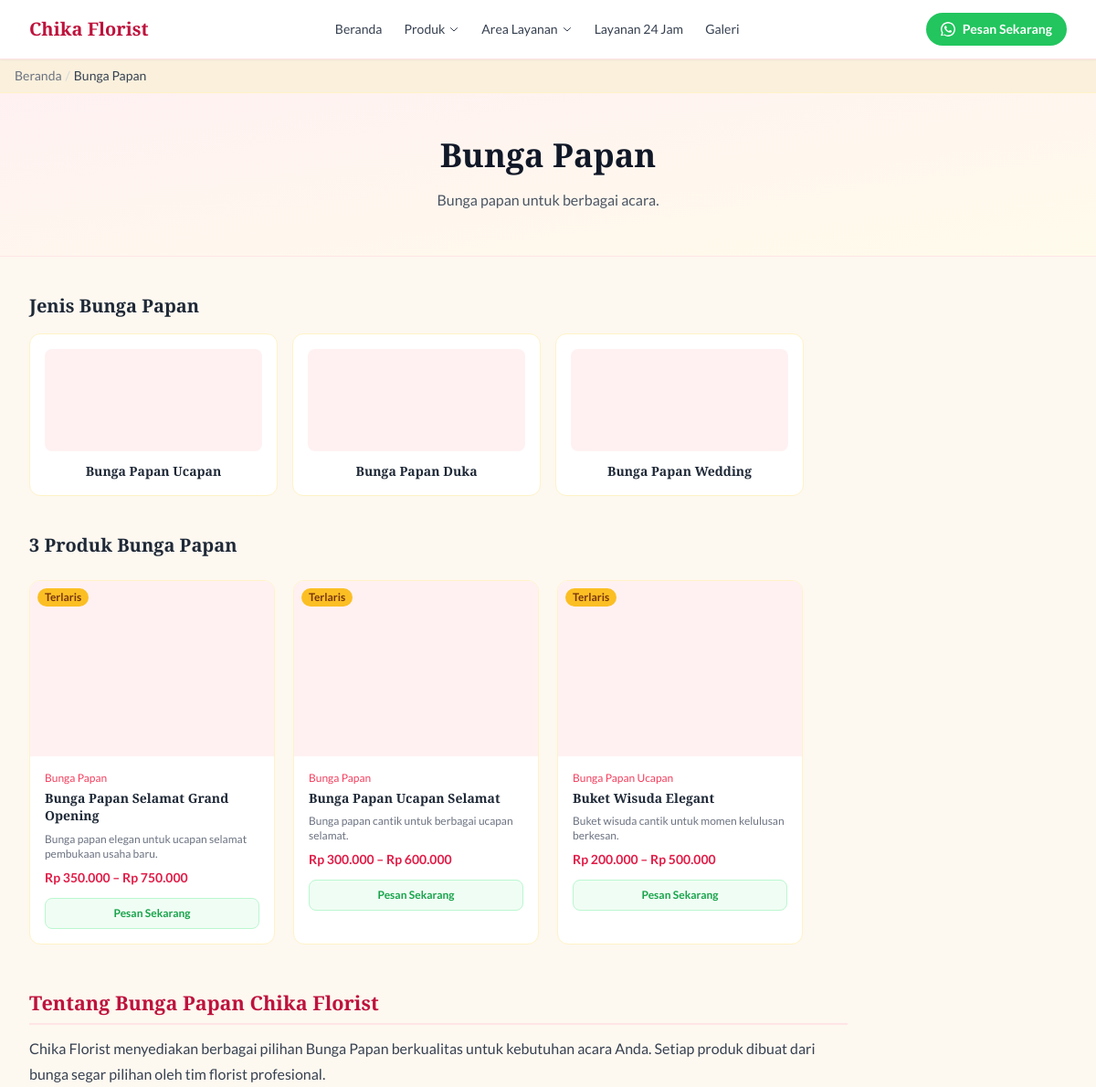
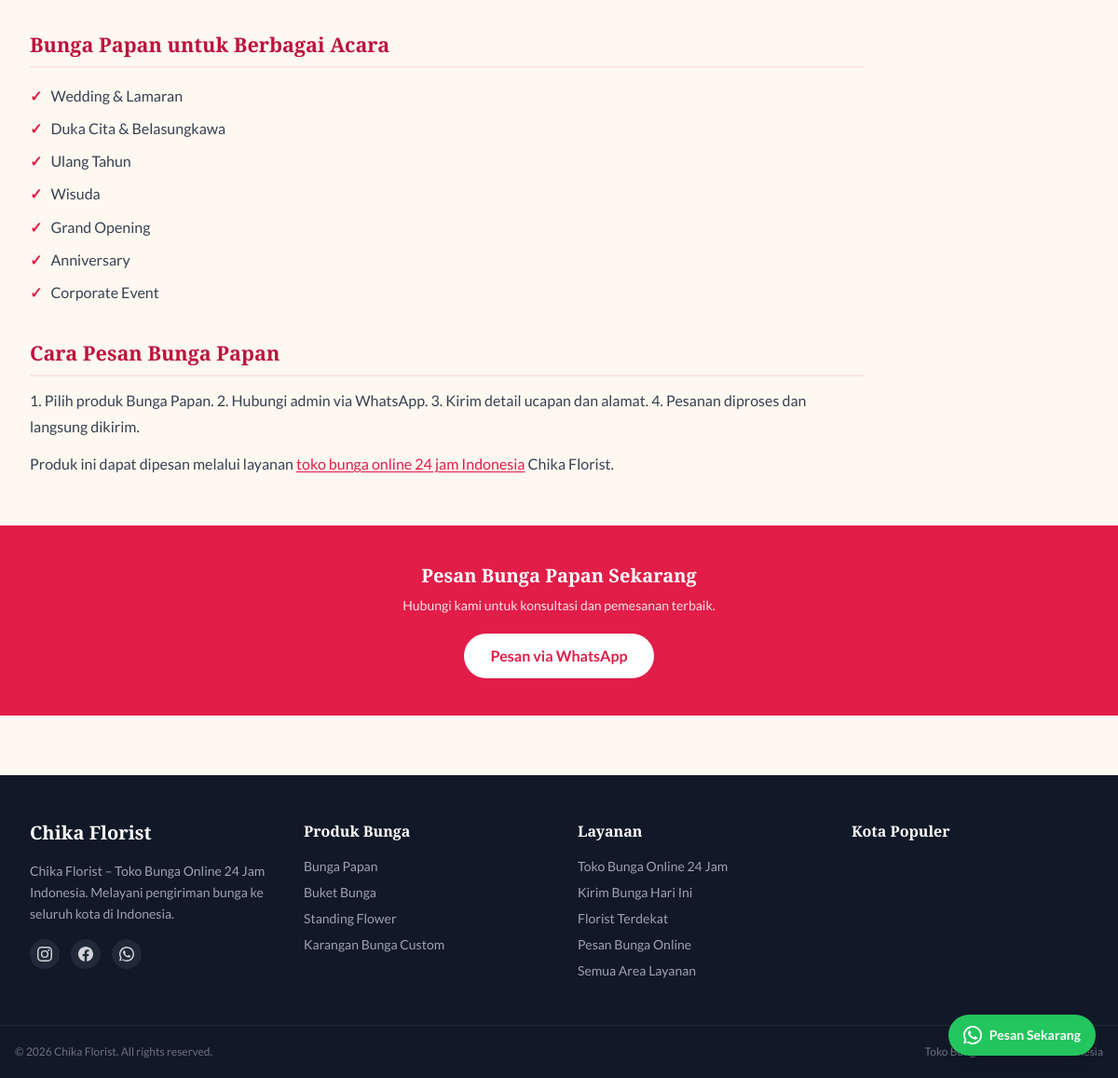
The app's page /bunga-papan with its own data (2 pictures, top to bottom).
### tables this page shows
CREATE TABLE categories (
    id INT AUTO_INCREMENT PRIMARY KEY,
    parent_id INT DEFAULT NULL,
    name VARCHAR(150) NOT NULL,
    slug VARCHAR(200) NOT NULL UNIQUE,
    description TEXT,
    image VARCHAR(255),
    meta_title VARCHAR(255),
    meta_desc TEXT,
    sort_order INT DEFAULT 0,
    is_active TINYINT(1) DEFAULT 1,
    created_at TIMESTAMP DEFAULT CURRENT_TIMESTAMP,
    updated_at TIMESTAMP DEFAULT CURRENT_TIMESTAMP ON UPDATE CURRENT_TIMESTAMP,
    FOREIGN KEY (parent_id) REFERENCES categories(id) ON DELETE SET NULL
);

CREATE TABLE products (
    id INT AUTO_INCREMENT PRIMARY KEY,
    category_id INT NOT NULL,
    name VARCHAR(255) NOT NULL,
    slug VARCHAR(300) NOT NULL UNIQUE,
    description TEXT,
    short_desc VARCHAR(500),
    price DECIMAL(12,2) DEFAULT 0,
    price_min DECIMAL(12,2) DEFAULT 0,
    price_max DECIMAL(12,2) DEFAULT 0,
    image VARCHAR(255),
    meta_title VARCHAR(255),
    meta_desc TEXT,
    sort_order INT DEFAULT 0,
    is_featured TINYINT(1) DEFAULT 0,
    is_active TINYINT(1) DEFAULT 1,
    created_at TIMESTAMP DEFAULT CURRENT_TIMESTAMP,
    updated_at TIMESTAMP DEFAULT CURRENT_TIMESTAMP ON UPDATE CURRENT_TIMESTAMP,
    FOREIGN KEY (category_id) REFERENCES categories(id) ON DELETE CASCADE
);

### includes/config.php (called while the page is built, shortened)
<?php
function getDB() {
    static $pdo = null;
    if ($pdo === null) {
        try {
            $dsn = "mysql:host=".DB_HOST.";dbname=".DB_NAME.";charset=".DB_CHARSET;
            $pdo = new PDO($dsn, DB_USER, DB_PASS, [
                PDO::ATTR_ERRMODE => PDO::ERRMODE_EXCEPTION,
                PDO::ATTR_DEFAULT_FETCH_MODE => PDO::FETCH_ASSOC,
                PDO::ATTR_EMULATE_PREPARES => false,
            ]);
        } catch (PDOException $e) {
            die('Koneksi database gagal.');
        }
    }
    return $pdo;
}
function getSetting($key, $default = '') {
    static $settings = null;
    if ($settings === null) {
        try {
            $settings = getDB()->query("SELECT setting_key, setting_value FROM settings")->fetchAll(PDO::FETCH_KEY_PAIR);
        } catch (Exception $e) { return $default; }
    }
    return $settings[$key] ?? $default;
}
function formatHarga($min, $max = 0) {
    if ($max > 0 && $max != $min)
        return 'Rp ' . number_format($min,0,',','.') . ' – Rp ' . number_format($max,0,',','.');
    return 'Rp ' . number_format($min,0,',','.');
}
function clean($input) {
    return htmlspecialchars(strip_tags(trim((string)$input)), ENT_QUOTES, 'UTF-8');
}
function waLink($message = '') {
    $number = getSetting('whatsapp_number', '628131241986');
    $text = $message ?: getSetting('whatsapp_text', 'Halo Chika Florist, saya ingin memesan bunga');
    return 'https://wa.me/' . $number . '?text=' . urlencode($text);
}
function getMainCategories() {
    return getDB()->query("SELECT * FROM categories WHERE parent_id IS NULL AND is_active=1 ORDER BY sort_order ASC")->fetchAll();
}
function getSubCategories($parent_id) {
    $stmt = getDB()->prepare("SELECT * FROM categories WHERE parent_id=? AND is_active=1 ORDER BY sort_order ASC");
    $stmt->execute([$parent_id]);
    return $stmt->fetchAll();
}

### pages/category.php (the view, shortened to what this page needs)
<?php
require_once __DIR__ . '/../includes/config.php';
$slug = $_GET['slug'] ?? '';
$pdo  = getDB();
$stmt = $pdo->prepare("SELECT * FROM categories WHERE slug=? AND is_active=1");
$stmt->execute([$slug]);
$category = $stmt->fetch();
$subCats = getSubCategories($category['id']);
$cat_ids = [$category['id']];
foreach ($subCats as $sc) $cat_ids[] = $sc['id'];
$placeholders = implode(',', array_fill(0, count($cat_ids), '?'));
$s3 = $pdo->prepare("SELECT p.*,c.name as cat_name,c.slug as cat_slug FROM products p JOIN categories c ON p.category_id=c.id WHERE p.category_id IN ($placeholders) AND p.is_active=1 ORDER BY p.is_featured DESC, p.sort_order ASC");
$s3->execute($cat_ids);
$products = $s3->fetchAll();
$nama = clean($category['name']);
$breadcrumbs = [['label'=>'Beranda','url'=>'/']];
$breadcrumbs[] = ['label'=>$nama];
require_once __DIR__ . '/../includes/header.php';
?>
<section class="bg-gradient-to-br from-rose-50 to-amber-50 py-12 px-4 border-b border-rose-100">
  <div class="max-w-4xl mx-auto text-center">
    <h1 class="font-display text-3xl sm:text-4xl font-bold text-gray-900 mb-4"><?= $nama ?></h1>
    <p class="text-gray-600 leading-relaxed max-w-2xl mx-auto"><?= clean($category['description'] ?? "Temukan berbagai pilihan {$nama} berkualitas dari Chika Florist untuk berbagai acara.") ?></p>
  </div>
</section>
<div class="max-w-7xl mx-auto px-4 sm:px-6 lg:px-8 py-10">
  <?php if (!empty($subCats)): ?>
  <div class="mb-10">
    <h2 class="font-display text-xl font-bold text-gray-800 mb-4">Jenis <?= $nama ?></h2>
    <div class="grid grid-cols-2 sm:grid-cols-3 lg:grid-cols-4 gap-4">
      <?php foreach ($subCats as $sc): ?>
      <a href="<?= BASE_URL ?>/<?= $sc['slug'] ?>" class="card-hover bg-white rounded-xl overflow-hidden border border-amber-100 hover:border-rose-200 p-4 text-center group">
        <div class="h-28 overflow-hidden rounded-lg bg-rose-50 mb-3">
        </div>
        <h3 class="font-semibold text-gray-800 text-sm group-hover:text-rose-600 transition-colors"><?= clean($sc['name']) ?></h3>
      </a>
      <?php endforeach; ?>
    </div>
  </div>
  <?php endif; ?>
  <?php if (!empty($products)): ?>
  <h2 class="font-display text-xl font-bold text-gray-800 mb-6"><?= count($products) ?> Produk <?= $nama ?></h2>
  <div class="grid grid-cols-2 sm:grid-cols-3 lg:grid-cols-4 gap-4 sm:gap-5">
    <?php foreach ($products as $prod): ?>
    <div class="card-hover bg-white rounded-xl overflow-hidden border border-amber-100 hover:border-rose-200 group">
      <div class="h-48 overflow-hidden bg-rose-50 relative">
        <?php if ($prod['is_featured']): ?><span class="absolute top-2 left-2 bg-amber-400 text-amber-900 text-xs font-bold px-2 py-0.5 rounded-full">Terlaris</span><?php endif; ?>
      </div>
      <div class="p-4">
        <p class="text-xs text-rose-500 font-medium mb-1"><?= clean($prod['cat_name']) ?></p>
        <h3 class="font-semibold text-gray-800 text-sm leading-snug mb-2"><?= clean($prod['name']) ?></h3>
        <p class="text-xs text-gray-500 mb-2 line-clamp-2"><?= clean($prod['short_desc'] ?? '') ?></p>
        <p class="text-rose-600 font-bold text-sm mb-3"><?= formatHarga($prod['price_min'],$prod['price_max']) ?></p>
        <a href="<?= waLink('Halo, saya ingin pesan '.$prod['name']) ?>" target="_blank"
           class="block w-full text-center bg-green-50 hover:bg-green-500 text-green-600 hover:text-white text-xs font-semibold py-2 rounded-lg border border-green-200 hover:border-green-500 transition-colors">
          Pesan Sekarang
        </a>
      </div>
    </div>
    <?php endforeach; ?>
  </div>
  <?php else: ?>
  <div class="text-center py-16 text-gray-400"><p>Belum ada produk di kategori ini.</p></div>
  <?php endif; ?>
  <div class="seo-content mt-12 max-w-4xl">
    <h2>Tentang <?= $nama ?> Chika Florist</h2>
    <p>Chika Florist menyediakan berbagai pilihan <?= $nama ?> berkualitas untuk kebutuhan acara Anda. Setiap produk dibuat dari bunga segar pilihan oleh tim florist profesional.</p>
    <h2><?= $nama ?> untuk Berbagai Acara</h2>
    <ul>
      <li>Wedding &amp; Lamaran</li><li>Duka Cita &amp; Belasungkawa</li><li>Ulang Tahun</li>
      <li>Wisuda</li><li>Grand Opening</li><li>Anniversary</li><li>Corporate Event</li>
    </ul>
    <h2>Cara Pesan <?= $nama ?></h2>
    <p>1. Pilih produk <?= $nama ?>. 2. Hubungi admin via WhatsApp. 3. Kirim detail ucapan dan alamat. 4. Pesanan diproses dan langsung dikirim.</p>
    <p>Produk ini dapat dipesan melalui layanan <a href="/">toko bunga online 24 jam Indonesia</a> Chika Florist.</p>
  </div>
</div>
<section class="bg-rose-600 py-10 px-4 text-center">
  <h2 class="font-display text-xl font-bold text-white mb-2">Pesan <?= $nama ?> Sekarang</h2>
  <p class="text-rose-100 text-sm mb-5">Hubungi kami untuk konsultasi dan pemesanan terbaik.</p>
  <a href="<?= waLink("Halo, saya ingin pesan {$nama}") ?>" target="_blank"
     class="inline-flex items-center gap-2 bg-white text-rose-600 font-bold px-7 py-3 rounded-full hover:bg-rose-50 transition-colors">Pesan via WhatsApp</a>
</section>
<?php require_once __DIR__ . '/../includes/footer.php'; ?>

### index.php (shortened to what this page needs)
<?php
require_once __DIR__ . '/includes/config.php';
$basePath = parse_url(BASE_URL, PHP_URL_PATH);
$uriPath  = parse_url($_SERVER['REQUEST_URI'], PHP_URL_PATH);
if ($basePath && strpos($uriPath, $basePath) === 0) {
    $uriPath = substr($uriPath, strlen($basePath));
}
$request = strtolower(trim($uriPath, '/'));
$pdo = getDB();
$cat = $pdo->prepare("SELECT id FROM categories WHERE slug=? AND is_active=1");
$cat->execute([$request]);
if ($cat->fetch()) {
    require __DIR__ . '/pages/category.php'; exit();
}

### includes/header.php (shortened to what this page needs)
<?php
require_once __DIR__ . '/config.php';
$site_name      = getSetting('site_name', 'Chika Florist');
$mainCategories = getMainCategories();
$base           = BASE_URL;
?>
<!DOCTYPE html>
<html lang="id">
<head>
<script src="https://cdn.tailwindcss.com"></script>
<link rel="stylesheet" href="<?= ASSETS_URL ?>css/main.css">
</head>
<body class="font-body bg-warm-50 text-gray-800">
<header class="bg-white shadow-sm sticky top-0 z-50 border-b border-rose-100">
<div class="max-w-7xl mx-auto px-4 sm:px-6 lg:px-8">
<div class="flex items-center justify-between h-16">
  <a href="<?= $base ?>/" class="flex items-center gap-2 shrink-0">
    <span class="font-display text-xl font-bold text-rose-700" style="display:none"><?= clean($site_name) ?></span>
  </a>
  <nav class="hidden lg:flex items-center gap-6 text-sm">
    <a href="<?= $base ?>/" class="text-gray-700 hover:text-rose-600 transition-colors">Beranda</a>
    <div class="relative group">
      <button class="flex items-center gap-1 text-gray-700 hover:text-rose-600 transition-colors">
        Produk
        <svg class="w-3 h-3" fill="none" stroke="currentColor" viewBox="0 0 24 24">
          <path stroke-linecap="round" stroke-linejoin="round" stroke-width="2" d="M19 9l-7 7-7-7"/>
        </svg>
      </button>
    </div>
    <div class="relative group">
      <button class="flex items-center gap-1 text-gray-700 hover:text-rose-600 transition-colors">
        Area Layanan
        <svg class="w-3 h-3" fill="none" stroke="currentColor" viewBox="0 0 24 24">
          <path stroke-linecap="round" stroke-linejoin="round" stroke-width="2" d="M19 9l-7 7-7-7"/>
        </svg>
      </button>
    </div>
    <a href="<?= $base ?>/toko-bunga-online-24-jam-indonesia" class="text-gray-700 hover:text-rose-600 transition-colors">Layanan 24 Jam</a>
    <a href="<?= $base ?>/galeri" class="text-gray-700 hover:text-rose-600 transition-colors">Galeri</a>
  </nav>
  <div class="flex items-center gap-3">
    <a href="<?= waLink() ?>" target="_blank" rel="noopener"
       class="hidden sm:flex items-center gap-2 bg-green-500 hover:bg-green-600 text-white text-sm font-semibold px-4 py-2 rounded-full transition-colors">
      Pesan Sekarang
    </a>
  </div>
</div>
</div>
</header>
<?php if (!empty($breadcrumbs)): ?>
<nav class="bg-warm-100 border-b border-amber-100 py-2 px-4 text-sm" aria-label="Breadcrumb">
<div class="max-w-7xl mx-auto flex items-center gap-1 text-gray-500 flex-wrap">
  <?php foreach ($breadcrumbs as $i => $crumb): ?>
    <?php if ($i > 0): ?><span class="text-gray-300">/</span><?php endif; ?>
    <?php if (isset($crumb['url']) && $i < count($breadcrumbs) - 1): ?>
      <a href="<?= $base . $crumb['url'] ?>" class="hover:text-rose-600 transition-colors"><?= clean($crumb['label']) ?></a>
    <?php else: ?>
      <span class="text-gray-700 font-medium"><?= clean($crumb['label']) ?></span>
    <?php endif; ?>
  <?php endforeach; ?>
</div>
</nav>
<?php endif; ?>

### includes/footer.php (shortened to what this page needs)
<?php
$site_name   = getSetting('site_name','Chika Florist');
$footer_text = getSetting('footer_text','');
$instagram   = getSetting('instagram','');
$facebook    = getSetting('facebook','');
$mainCats    = getMainCategories();
?>
<footer class="bg-gray-900 text-gray-300 mt-16">
  <div class="max-w-7xl mx-auto px-4 sm:px-6 lg:px-8 py-12 grid grid-cols-1 sm:grid-cols-2 lg:grid-cols-4 gap-10">
    <div>
      <a href="/" class="inline-block mb-4">
        <span class="font-display text-xl font-bold text-white" style="display:none"><?= clean($site_name) ?></span>
      </a>
      <p class="text-sm text-gray-400 leading-relaxed mb-4"><?= clean($footer_text) ?></p>
      <div class="flex gap-3">
        <?php if ($instagram): ?>
        <a href="<?= $instagram ?>" target="_blank" rel="noopener" class="w-8 h-8 rounded-full bg-gray-800 hover:bg-rose-600 flex items-center justify-center transition-colors">
        </a>
        <?php endif; ?>
        <?php if ($facebook): ?>
        <a href="<?= $facebook ?>" target="_blank" rel="noopener" class="w-8 h-8 rounded-full bg-gray-800 hover:bg-blue-600 flex items-center justify-center transition-colors">
        </a>
        <?php endif; ?>
        <a href="<?= waLink() ?>" target="_blank" rel="noopener" class="w-8 h-8 rounded-full bg-gray-800 hover:bg-green-600 flex items-center justify-center transition-colors">
        </a>
      </div>
    </div>
    <div>
      <h4 class="text-white font-semibold mb-4 font-display">Produk Bunga</h4>
      <ul class="space-y-2 text-sm">
        <?php foreach ($mainCats as $cat): ?>
        <li><a href="/<?= $cat['slug'] ?>" class="text-gray-400 hover:text-rose-400 transition-colors"><?= clean($cat['name']) ?></a></li>
        <?php endforeach; ?>
      </ul>
    </div>
    <div>
      <h4 class="text-white font-semibold mb-4 font-display">Layanan</h4>
      <ul class="space-y-2 text-sm">
        <li><a href="/toko-bunga-online-24-jam-indonesia" class="text-gray-400 hover:text-rose-400 transition-colors">Toko Bunga Online 24 Jam</a></li>
        <li><a href="/kirim-bunga-hari-ini" class="text-gray-400 hover:text-rose-400 transition-colors">Kirim Bunga Hari Ini</a></li>
        <li><a href="/florist-terdekat" class="text-gray-400 hover:text-rose-400 transition-colors">Florist Terdekat</a></li>
        <li><a href="/pesan-bunga-online" class="text-gray-400 hover:text-rose-400 transition-colors">Pesan Bunga Online</a></li>
        <li><a href="/area-layanan" class="text-gray-400 hover:text-rose-400 transition-colors">Semua Area Layanan</a></li>
      </ul>
    </div>
    <div>
      <h4 class="text-white font-semibold mb-4 font-display">Kota Populer</h4>
    </div>
  </div>
  <div class="border-t border-gray-800 py-5 px-4">
    <div class="max-w-7xl mx-auto flex flex-col sm:flex-row justify-between items-center gap-2 text-xs text-gray-500">
      <p>© <?= date('Y') ?> <?= clean($site_name) ?>. All rights reserved.</p>
      <p><a href="/toko-bunga-online-24-jam-indonesia" class="hover:text-rose-400 transition-colors">Toko Bunga Online 24 Jam Indonesia</a></p>
    </div>
  </div>
</footer>
<a href="<?= waLink() ?>" target="_blank" rel="noopener"
   class="fixed bottom-6 right-6 z-50 flex items-center gap-2 bg-green-500 hover:bg-green-600 text-white font-semibold text-sm py-3 px-4 rounded-full shadow-lg transition-all hover:scale-105"
   aria-label="Pesan via WhatsApp">
  <span class="hidden sm:inline">Pesan Sekarang</span>
</a>
</body>
</html>

### assets/css/main.css (style rules this page uses)
h1,h2,h3,.font-display { font-family:'Playfair Display',Georgia,serif }
.card-hover { transition:box-shadow .2s ease,transform .2s ease }
.seo-content h2 { font-family:'Playfair Display',Georgia,serif;font-size:1.35rem;font-weight:700;color:#be123c;margin:2rem 0 .75rem;padding-bottom:.4rem;border-bottom:2px solid #ffe4e6 }
.seo-content p { color:#374151;line-height:1.75;margin-bottom:.75rem }
.seo-content ul { list-style:none;padding:0 }
.seo-content ul li { padding:.3rem 0 .3rem 1.4rem;position:relative;color:#374151;line-height:1.6 }
.seo-content ul li::before { content:'✓';position:absolute;left:0;color:#e11d48;font-weight:bold }
.seo-content a { color:#e11d48;text-decoration:underline;text-underline-offset:2px }

### records on screen
categories: name "Bunga Papan", description "Bunga papan untuk berbagai acara."
categories: name "Bunga Papan Ucapan"
categories: name "Bunga Papan Duka"
categories: name "Bunga Papan Wedding"
products: is_featured "Terlaris", category.name "Bunga Papan", name "Bunga Papan Selamat Grand Opening", short_desc "Bunga papan elegan untuk ucapan selamat pembukaan usaha baru.", formatHarga($prod['price_min'],$prod['price_max']) "Rp 350.000 – Rp 750.000"
products: is_featured "Terlaris", category.name "Bunga Papan", name "Bunga Papan Ucapan Selamat", short_desc "Bunga papan cantik untuk berbagai ucapan selamat.", formatHarga($prod['price_min'],$prod['price_max']) "Rp 300.000 – Rp 600.000"
products: is_featured "Terlaris", category.name "Bunga Papan Ucapan", name "Buket Wisuda Elegant", short_desc "Buket wisuda cantik untuk momen kelulusan berkesan.", formatHarga($prod['price_min'],$prod['price_max']) "Rp 200.000 – Rp 500.000"
categories: name "Buket Bunga"
categories: name "Standing Flower"
categories: name "Karangan Bunga Custom"

### other values on screen
$site_name "Chika Florist"
$crumb['label'] "Beranda"
$crumb['label'] "Bunga Papan"
count($products) "3"
$footer_text "Chika Florist – Toko Bunga Online 24 Jam Indonesia. Melayani pengiriman bunga ke seluruh kota di Indonesia."
